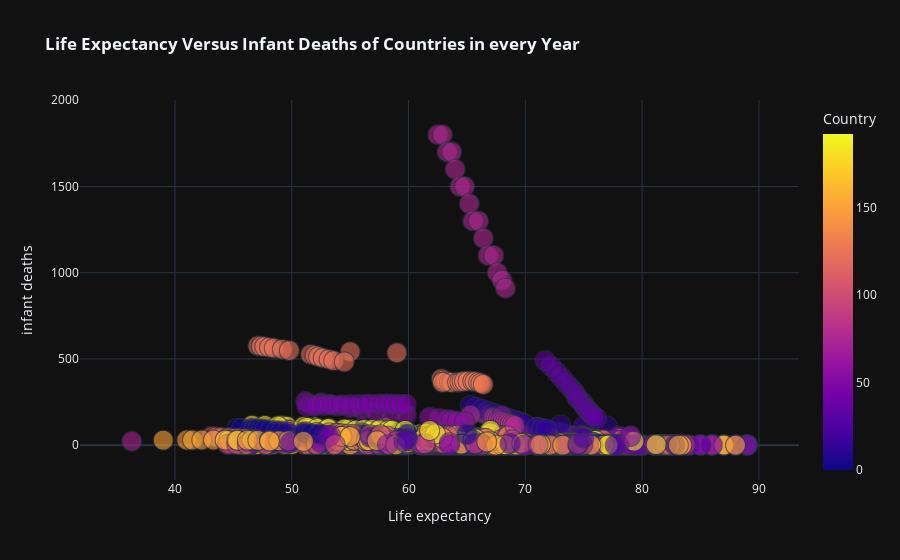

This figure's notebook cell:
### Markdown cell above
#### DECREASE IN INFANT DEATHS INCREASES LIFE EXPECTANCY

### Code cell
px.scatter(df.sort_values(by='Year'),y='infant deaths',x='Life expectancy ',template='plotly_dark',size='Year',color='Country',opacity=0.6,title='<b>Life Expectancy Versus Infant Deaths of Countries in every Year')

### Figure 1 — Plotly figure (JSON) as saved in the notebook; plotly's stock layout.template omitted (floating-point values rounded to 4 significant figures; data arrays with more than 128 entries replaced by an {"elided": "..."} marker saying what was removed)
{"data": [{"hovertemplate": "Life expectancy =%{x}<br>infant deaths=%{y}<br>Year=%{marker.size}<br>Country=%{marker.color}<extra></extra>", "legendgroup": "", "marker": {"color": {"elided": "2938 int values"}, "coloraxis": "coloraxis", "opacity": 0.6, "size": {"elided": "2938 int values"}, "sizemode": "area", "sizeref": 5.037, "symbol": "circle"}, "mode": "markers", "name": "", "showlegend": false, "type": "scattergl", "x": {"elided": "2938 float values"}, "xaxis": "x", "y": {"elided": "2938 int values"}, "yaxis": "y"}], "layout": {"coloraxis": {"colorbar": {"title": {"text": "Country"}}, "colorscale": [[0, "#0d0887"], [0.1111, "#46039f"], [0.2222, "#7201a8"], [0.3333, "#9c179e"], [0.4444, "#bd3786"], [0.5556, "#d8576b"], [0.6667, "#ed7953"], [0.7778, "#fb9f3a"], [0.8889, "#fdca26"], [1, "#f0f921"]]}, "legend": {"itemsizing": "constant", "tracegroupgap": 0}, "title": {"text": "<b>Life Expectancy Versus Infant Deaths of Countries in every Year"}, "xaxis": {"anchor": "y", "domain": [0, 1], "title": {"text": "Life expectancy "}}, "yaxis": {"anchor": "x", "domain": [0, 1], "title": {"text": "infant deaths"}}}}
